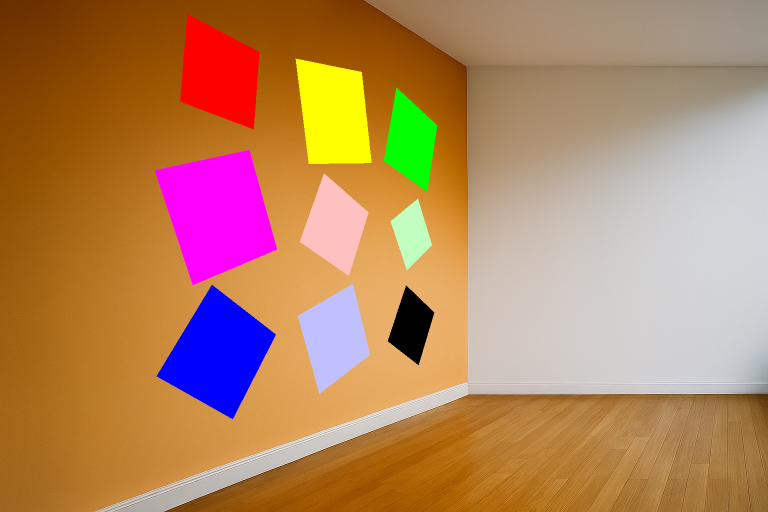
#> input picture img/challenge1.png, 1536 x 1024 px (shown at 1/2 size)
$ python estimation.py
#> lines starting #> are read from the running program, lines starting #| are printed output that depends on the picture; after the words box and inside, x2 and y2 are one past the last pixel; in counts of white or black regions, pixels touching at a corner belong together
import numpy as np
from PIL import Image
import matplotlib.pyplot as plt

def homography_estimate(x1, y1, x2, y2):
    A = np.array([[x1[0],y1[0],1,0,0,0,-x2[0]*x1[0],-x2[0]*y1[0]],
                  [0,0,0,x1[0],y1[0],1,-x1[0]*y2[0],-y1[0]*y2[0]],
                  [x1[1],y1[1],1,0,0,0,-x2[1]*x1[1],-x2[1]*y1[1]],
                  [0,0,0,x1[1],y1[1],1,-x1[1]*y2[1],-y1[1]*y2[1]],
                  [x1[2],y1[2],1,0,0,0,-x2[2]*x1[2],-x2[2]*y1[2]],
                  [0,0,0,x1[2],y1[2],1,-x1[2]*y2[2],-y1[2]*y2[2]],
                  [x1[3],y1[3],1,0,0,0,-x2[3]*x1[3],-x2[3]*y1[3]],
                  [0,0,0,x1[3],y1[3],1,-x1[3]*y2[3],-y1[3]*y2[3]]])
    b = np.array([x2[0],y2[0],x2[1],y2[1],x2[2],y2[2],x2[3],y2[3]])
    solution = np.linalg.solve(A,b)
    print(solution)
    solution_f = np.array([[solution[0], solution[1], solution[2]],
                           [solution[3], solution[4], solution[5]],
                           [solution[6], solution[7],     1      ]])
    print(solution_f)
    return solution_f

def homography_apply(H, x1, y1):
    denom = H[2,0] * x1 + H[2,1] * y1 + H[2,2]
    x2 = (H[0,0] * x1 + H[0,1] * y1 + H[0,2]) / denom
    y2 = (H[1,0] * x1 + H[1,1] * y1 + H[1,2]) / denom
    return (x2, y2)

def homography_extraction(I1, x, y, w, h):
    if (len(I1.shape) == 2):
        I2 = np.zeros((w,h))
        xr = np.array([0,w,w,0])
        yr = np.array([0,0,h,h])
        H = homography_estimate(xr, x, yr, y)
        for i in range(w):
            for j in range(h):
                xf, yf = homography_apply(H, i, j)
                xf, yf = int(xf), int(yf)
                # Vérification des limites
                if 0 <= xf < I1.shape[1] and 0 <= yf < I1.shape[0]:
                    I2[i, j] = I1[yf, xf]
        return I2
    elif (len(I1.shape) == 3):
        I2 = np.zeros((h, w, 3)).astype("uint8")
        xr = np.array([0, w-1, w-1, 0])
        yr = np.array([0, 0, h-1, h-1])
        H = homography_estimate(xr, yr, x, y)
        for i in range(w):
            for j in range(h):
                xf, yf = map(int, homography_apply(H, i, j))
                # Vérification des limites
                if 0 <= xf < I1.shape[1] and 0 <= yf < I1.shape[0]:
                    I2[j, i, :] = I1[yf, xf, :]
        return I2
import numpy as np

def homography_projection(I1, I2, x, y):
    """
    Projette l'image source I1 (rectangulaire) dans le quadrilatère (x, y) de I2.
    """
    # 1. Dimensions de l'image source
    h1, w1 = I1.shape[:2]

    # 2. Coordonnées des 4 coins de l'image source (rectangle)
    # Ordre : Haut-Gauche, Haut-Droite, Bas-Droite, Bas-Gauche
    xsrc = np.array([0, w1 - 1, w1 - 1, 0])
    ysrc = np.array([h1 - 1, h1 - 1, 0, 0])

    # 3. Identification de l'homographie : Source -> Destination
    H_src_to_dst = homography_estimate(xsrc, ysrc, x, y)

    # 4. Pour le remplissage (balayage), on a besoin de l'inverse : Destination -> Source
    # Cela permet d'éviter les trous dans l'image finale.
    det_H = np.linalg.det(H_src_to_dst)
    if det_H != 0:
        H_dst_to_src = np.linalg.inv(H_src_to_dst)
    else:
        print("Erreur : Matrice d'homographie non inversible.")
        return I2

    # 5. Déterminer la boîte englobante du quadrilatère dans I2 pour limiter les calculs
    min_x, max_x = int(np.floor(min(x))), int(np.ceil(max(x)))
    min_y, max_y = int(np.floor(min(y))), int(np.ceil(max(y)))

    # Sécurité pour ne pas sortir de I2
    min_x, max_x = max(0, min_x), min(I2.shape[1] - 1, max_x)
    min_y, max_y = max(0, min_y), min(I2.shape[0] - 1, max_y)

    # 6. Balayage de la zone de destination
    for px in range(min_x, max_x + 1):
        for py in range(min_y, max_y + 1):
            # Appliquer l'homographie inverse pour trouver le point source (sx, sy)
            sx, sy = homography_apply(H_dst_to_src, px, py)

            # Vérifier si le point calculé tombe dans le domaine de validité de I1
            if 0 <= sx < w1 and 0 <= sy < h1:
                # Remplacement du contenu de I2 par celui de I1 (échantillonnage plus proche voisin)
                I2[py, px, :] = I1[int(sy), int(sx), :]

    return I2
def get_bbox(x, y):
        return int(np.floor(min(x))), int(np.ceil(max(x))), int(np.floor(min(y))), int(np.ceil(max(y)))

def homography_cross_projection(I, x1, y1, x2, y2):
    """
    Échange les contenus des quadrilatères (x1, y1) et (x2, y2) dans l'image I.
    Utilise une approche directe (une seule passe) pour une qualité optimale.
    """
    # 1. Créer une copie pour ne pas perdre les données source lors de l'écriture
    I_res = I.copy()

    # 2. Identifier les homographies directes entre les deux quadrilatères
    # H12 : permet de trouver le point dans le quad 2 correspondant à un point du quad 1
    H12 = homography_estimate(x1, y1, x2, y2)
    # H21 : permet de trouver le point dans le quad 1 correspondant à un point du quad 2
    H21 = homography_estimate(x2, y2, x1, y1)


    min_x1, max_x1, min_y1, max_y1 = get_bbox(x1, y1)
    min_x2, max_x2, min_y2, max_y2 = get_bbox(x2, y2)

    # 4. PASSE UNIQUE : Remplissage de la zone 1 avec les pixels de la zone 2
    for px in range(min_x1, max_x1 + 1):
        for py in range(min_y1, max_y1 + 1):
            # On cherche la source dans le quad 2
            sx, sy = homography_apply(H12, px, py)
            # Vérification si le point est bien dans le quadrilatère source (zone 2)
            if 0 <= sx < I.shape[1] and 0 <= sy < I.shape[0]:
                I_res[py, px, :] = I[int(sy), int(sx), :]

    # 5. PASSE UNIQUE : Remplissage de la zone 2 avec les pixels de la zone 1
    for px in range(min_x2, max_x2 + 1):
        for py in range(min_y2, max_y2 + 1):
            # On cherche la source dans le quad 1
            sx, sy = homography_apply(H21, px, py)
            if 0 <= sx < I.shape[1] and 0 <= sy < I.shape[0]:
                I_res[py, px, :] = I[int(sy), int(sx), :]

    return I_res

if __name__ == "__main__":
    # 1. Charger l'image
    img_color = Image.open("../img/challenge1.png").convert("RGB")
#> img_color is the input picture: PIL image 1536x1024 RGB; mean R, G, B 180.2, 132.7, 93.6
    I1 = np.asarray(img_color).astype("uint8")

    # 2. Coordonnées approximatives du carré ROUGE (x=horizontal, y=vertical)
    # Ordre : Haut-Gauche, Haut-Droite, Bas-Droite, Bas-Gauche
    x_rouge = np.array([375,520,507,360])
    y_rouge = np.array([25, 105, 260, 200])

    # 3. Paramètres de sortie (largeur w, hauteur h désirées)
    largeur_dest = 500
    hauteur_dest = 500

    I2 = homography_extraction(I1, x_rouge, y_rouge, largeur_dest, hauteur_dest)
#> after the loop in homography_extraction, `for i in range(w):`:
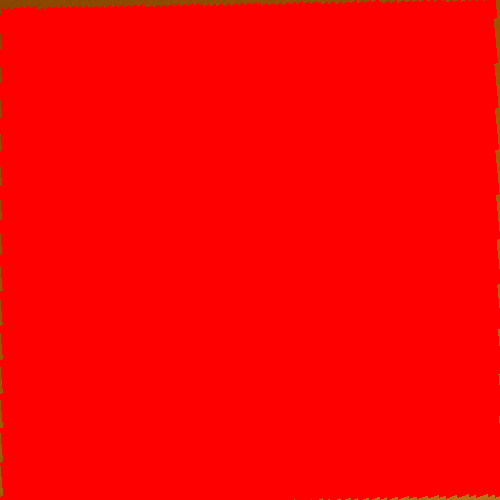
#> I2: shape (500, 500, 3); mean R, G, B 253.4, 1.3, 0.1

    # 4. Sauvegarder l'image I2 dans le dossier img
    plt.imsave("../img/carre_rouge_extrait.jpg", I2)
    # 5. Affichage du résultat
    plt.figure(figsize=(10, 5))
    plt.subplot(1, 2, 1)
    plt.title("Image Originale")
    plt.imshow(I1)
    plt.subplot(1, 2, 2)
    plt.title("Carré Rouge")
    plt.imshow(I2)
    plt.show()
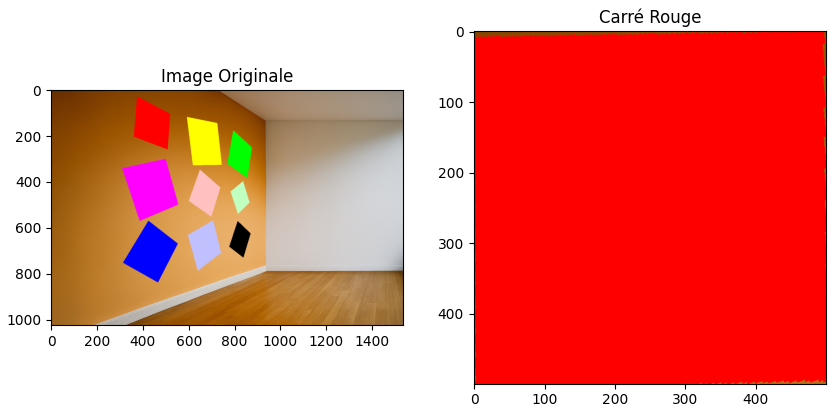
#> figure drawn by matplotlib, 2 panels
    # 1. Charger l'image du mur (Destination)
    I_dest = np.asarray(img_color).astype("uint8")
    I_rouge = plt.imread("../img/carre_rouge_extrait.jpg")

    # 3. Coordonnées du carré VERT dans l'image destination (x=horizontal, y=vertical)
    x_vert = [794, 876, 854, 770]
    y_vert = [175, 250, 380, 320]

    # 4. Appliquer la projection
    # On place le contenu de I_rouge dans la zone (x_vert, y_vert) de I_dest
    I_finale = homography_projection(I_rouge, I_dest, x_vert, y_vert)
#| [ 3.60193987e-01  3.90480392e-02  7.70000000e+02  2.05610246e-01
#|  -2.92575403e-01  3.20000000e+02  2.24657276e-04 -1.13956589e-05]
#| [[ 3.60193987e-01  3.90480392e-02  7.70000000e+02]
#|  [ 2.05610246e-01 -2.92575403e-01  3.20000000e+02]
#|  [ 2.24657276e-04 -1.13956589e-05  1.00000000e+00]]
#> in homography_projection, `min_x, max_x = int(np.floor(min(x))), int(np.ceil(max(x)))`: min_x = 770; max_x = 876
#> in homography_projection, `min_y, max_y = int(np.floor(min(y))), int(np.ceil(max(y)))`: min_y = 175; max_y = 380

    # 5. Affichage
    plt.imshow(I_finale)
    plt.title("Projection du carré rouge sur le carré vert")
    plt.show()

    # Exécuter l'échange
    I_echange = homography_cross_projection(I1, x_rouge, y_rouge, x_vert, y_vert)
#> after the loop in homography_cross_projection, `for px in range(min_x1, max_x1 + 1):`:
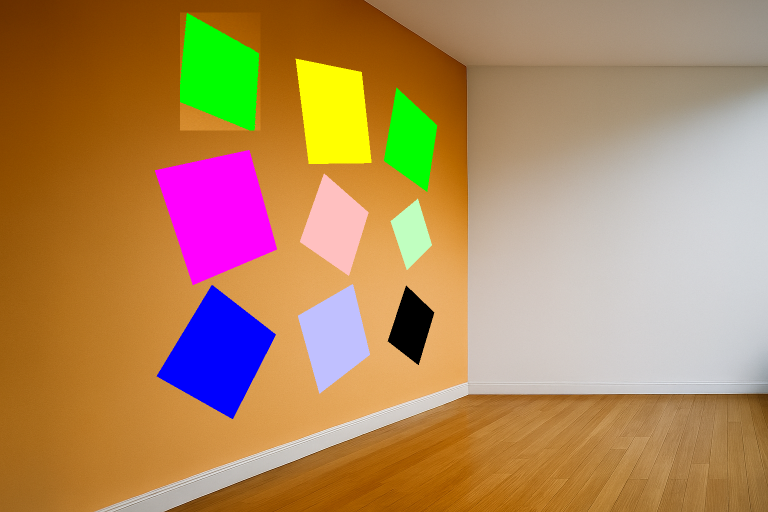
#> I_res: shape (1024, 1536, 3) (shown at 1/2 size); 2.42% of pixels changed, all inside (x1, y1, x2, y2) = (360, 25, 521, 261)
#> after the loop in homography_cross_projection, `for px in range(min_x2, max_x2 + 1):`:
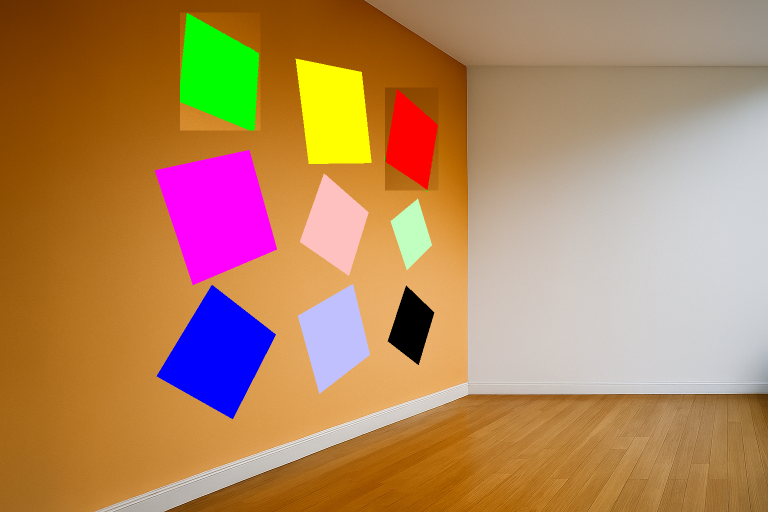
#> I_res: shape (1024, 1536, 3) (shown at 1/2 size); 1.4% of pixels changed, all inside (x1, y1, x2, y2) = (770, 175, 877, 381)

    # Affichage
    plt.imshow(I_echange)
    plt.title("Échange des contenus Rouge et Vert")
    plt.show()
